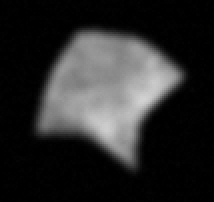
#> input picture Clase 26 - 29 Nov 2023/sample_images/mut_1.png, 214 x 202 px; its folder holds 4 pictures in this run
$ jupyter execute --allow-errors 'Caso Redes neuronales imagenes cancer.ipynb'   (shell and % lines are left out)   (older library calls are emulated)
#> lines starting #> are read from the running program, lines starting #| are printed output that depends on the picture
# Predicción de mutaciones cancerosas a partir de imágenes de células humanas

## Metas

En este caso, aprenderá sobre un tipo particular de arquitectura de red neuronal, la **red neuronal convolucional**, que puede manejar datos más complejos, como imágenes. Aprenderá no solo la estructura de este tipo de modelo, sino también cómo entrenarlo y evaluarlo utilizando una caja de herramientas de ciencia de datos moderna. También podrá evaluar las fortalezas y limitaciones de su CNN en comparación con modelos más simples y adquirir experiencia con TensorFlow y Keras.

$$\color{red}{\textbf{Correr en mi compu en Kernel 3.8.0}}$$

[cell 1]
### Load relevant packages
import pandas as pd
import numpy as np
import matplotlib.pyplot as plt

# general
from numpy import mean
from numpy import std
from scipy.stats import truncnorm
from sklearn.model_selection import train_test_split
from sklearn.model_selection import KFold
from sklearn.model_selection import StratifiedKFold
from sklearn.metrics import confusion_matrix

# image processing
from PIL import (
    Image,
)  # <--
import pickle  # <-- opcionalees para el image processing
import glob
import os
# convolutional neural network -- CNN
from tensorflow import keras
from tensorflow.keras.utils import to_categorical
from tensorflow.keras.models import Sequential
from tensorflow.keras.layers import Conv2D
from tensorflow.keras.layers import MaxPooling2D
from tensorflow.keras.layers import Dense
from tensorflow.keras.layers import Flatten
from tensorflow.keras.optimizers import SGD

# random forest
from sklearn.preprocessing import StandardScaler
from sklearn.ensemble import RandomForestClassifier
from sklearn.model_selection import train_test_split

plt.style.use("ggplot")

## Introduccion

**Contexto empresarial.** Trabaja para un grupo de investigación médica que trabaja para desarrollar un método de diagnóstico que identifica la **predisposición al cáncer** de una persona basándose en imágenes de células humanas.

Esta herramienta podría ser revolucionaria para identificar mutaciones específicas en el gen p53 asociado con el cáncer sin pruebas genéticas; el procedimiento podría ser mucho más económico y menos invasivo. Además, si entendemos qué características de las imágenes se utilizan para distinguir las células mutantes, esto podría ayudar a generar más hipótesis y experimentos sobre las diferencias biológicas subyacentes para ayudar a determinar la predisposición de una persona.

Hay tres tipos diferentes de mutaciones que desea poder detectar, en función de cientos de imágenes de células fotografiadas bajo un microscopio. También debe poder detectar si existe una mutación.

**Problema empresarial.** Se te ha encomendado **predecir la mutación de una célula, dada la información que puedas obtener de estas fotografías**. Específicamente, utilizará imágenes sin procesar de células de fibroblastos humanos y características extraídas de estas imágenes mediante algoritmos de procesamiento de imágenes.

**Contexto analítico.**  En este caso, trabajarenis con datos de imágenes y aprenderá sobre redes neuronales más avanzadas: en particular, la **red neuronal convolucional** (CNN). Practicará el uso y la comparación de una variedad de clasificadores de aprendizaje automático, tanto tradicionales como más modernos, para abordar la pregunta: *¿Podemos predecir mutaciones cancerosas a partir de imágenes de células humanas?*

El caso está estructurado de la siguiente manera: (1) comprenderemos el conjunto de datos de imágenes sin procesar; (2) construiremos, entrenaremos y evaluaremos una CNN simple desde cero; (3) construirá, entrenará y evaluará una CNN más compleja usando el módulo `keras` de TensorFlow; y (4) construirá, entrenará y evaluará un clasificador de aprendizaje automático más tradicional (bosque aleatorio) en un conjunto de características extraídas previamente de las imágenes sin procesar.

En la imagen de arriba, puedes ver una fotografía de células de fibroblastos de pulmón humano bajo un microscopio. El verde es el cuerpo (el citoplasma) de la célula y el rosa es el núcleo. La biotecnología ha avanzado tanto que podemos realmente "colorear" las células y fotografiarlas con microscopios de alta definición. También podemos hacer esto a gran escala, fotografiando miles de células a la vez. Hoy en día, los científicos pueden incluso colorear diferentes partes de una célula (como el núcleo de arriba, pero también otros orgánulos) haciendo que diferentes proteínas se iluminen con fotofluorescencia. Como en muchas otras industrias, esto ha llevado a una explosión de datos, porque ahora cada celda tiene innumerables características que podemos observar en una sola imagen.

Lo que exploraremos en este caso es cómo trabajar con estos datos de imagen. Sin embargo, muchos de los desafíos que enfrentaremos en este caso no son exclusivos del problema de comprender las celdas: son útiles si alguna vez necesita trabajar con datos de imágenes.

## Entendiendo la data

### Preprocesando las imagenes

Echemos un vistazo a un ejemplo de una imagen sin procesar de cada clase en escala de grises (originalmente estaban en color).
- La primera imagen es de una célula con la primera mutación (las fotografías de las células se mejoran para refinar los bordes y reducir la borrosidad).
- La siguiente imagen es un ejemplo de una célula con la segunda mutación.
- Luego hay un ejemplo de una célula con la tercera mutación, que es más débil porque proviene de un laboratorio que no realiza mejoras de imágenes.
- Finalmente, hay un ejemplo de una célula donde no hay mutaciones. Estas muestras provienen de un laboratorio donde un técnico rodea manualmente los bordes de las celdas.

Podemos usar [plt.subplot](https://matplotlib.org/api/_as_gen/matplotlib.pyplot.subplot.html) para mostrar multiples imagenes.

[cell 2]
sample_images_path = "sample_images/"
sample_images_list = ["mut_1", "mut_2", "mut_3", "normal"]
for i, img in zip(range(len(sample_images_list)), sample_images_list):
    pil_im = Image.open(sample_images_path + img + ".png", "r")
#> pil_im is the input picture: PIL image 214x202 RGBA; mean R, G, B, A 42.6, 42.6, 42.6, 255
    # plot raw pixel data,
    plt.subplot(2, 2, 1 + i)
    plt.imshow(np.asarray(pil_im), cmap="Greys")
plt.tight_layout()
plt.show()
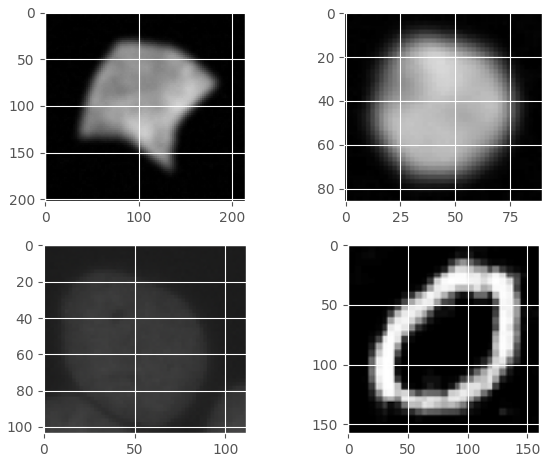
#> figure drawn by matplotlib, 4 panels

En aras del tiempo, trabajaremos con un conjunto de datos preprocesado de las imágenes. El siguiente bloque de código muestra algunas de las transformaciones que se realizaron en los archivos PNG sin procesar. Como esto ya se ejecutó, no necesita ejecutar este código nuevamente, y está "bloqueado" detrás de una declaración `if False`.

Tenga en cuenta que cambiamos el tamaño, centramos y escalamos las imágenes y también ajustamos algunas diferencias de contraste, pero no ajustamos el desenfoque. Trate de pensar en cuáles podrían ser las implicaciones de algunas de estas decisiones:

[cell 3]
data_path = "./sample_images/"
imagen= Image.open(data_path+ 'mut_1.png')
w,h=imagen.size
#> w = 214; h = 202
print(w,h)
#| 214 202

[cell 4]
## funcion para resize de imagenes, preservando el aspect ratio

run_preprocessing = False
if run_preprocessing:

    # [4 lines left out: function resizeAspect, not called in this run]

    data_path = "raw_images/"
    imgList = glob.glob(data_path + "*.png")  # find all png images in a directory

    num = 0
    for img in imgList:  # loop through all found images
        im = Image.open(img)  # open the image
        print("resizing:", os.path.basename(img))
        w, h = im.size  # get image width and height
        if min(w, h) > 28:  # check if either dimension is greater then 50
            im = resizeAspect(im, (28, 28))  # re-size image
            w, h = im.size  # update image size
        center = [int(w / 2.0), int(h / 2.0)]  # calculate center
        box = (
            center[0] - 14,
            center[1] - 14,
            center[0] + 14,
            center[1] + 14,
        )  # defines a box where you want it to be cropped
        croppedIm = im.crop(box)  # crop the image
        # croppedIm.show()                           # show the cropped image
        print(croppedIm.size)
        fileName, fileExtension = os.path.splitext(img)
        croppedIm.save(
            "images/" + fileName[len(data_path) :] + "_crop.png", "PNG"
        )  # save the cropped image

### Images en CSV

Una vez que se completa todo el preprocesamiento, podemos cargar nuestros datos de imagen a través de un archivo CSV y echar un vistazo a nuestras imágenes ajustadas. Todas las dimensiones son iguales y se han corregido algunas de las diferencias de contraste.

Si está acostumbrado a manejar imágenes como archivos individuales (por ejemplo, archivos `.png`), puede parecer extraño pensar en almacenar imágenes en un archivo `.csv`. Sin embargo, el concepto detrás de esto es simple. Cada una de nuestras imágenes se compone de 28x28 píxeles, que son 784 píxeles en total. Cada imagen en `data/all_dat.csv` está representada por una fila con 785 columnas

La primera columna es la etiqueta de clasificación de cada imagen. Específicamente, es `0` para células "normales" y `1`, `2` o `3` para los tipos de mutación 1, 2 y 3 respectivamente. Las siguientes 784 columnas representan el valor de escala de grises (los valores más bajos son más oscuros) de cada píxel. Por lo tanto, tenemos 1200 muestras (filas) con 784 columnas cada una.

#> (a cell that did not finish here is left out)

#> (a cell that did not finish here is left out)

### Graficando imagenes desde el CSV file

Debido a que cada imagen se almacena en una sola fila, si realmente queremos verlas como imágenes en lugar de texto, debemos "reformarlas" en una matriz 2D de 28x28 y especificar que se definen como píxeles en escala de grises.

Un ejemplo de visualización de una sola imagen es el siguiente:

#> (a cell that did not finish here is left out)

### Ejercicio 1

Tracemos una cuadrícula de imágenes con cuatro filas, una para cada tipo de muestra. En cada fila, muestre una muestra aleatoria del conjunto de datos CSV de celdas con ese tipo de mutación.

**Answer.** An example solution is shown below:

[cell 8]
import random

# semilla para reproducible results
random.seed(1337)

# separar las células en diferentes tipos de mutación, manteniendo los índices
#> (the rest of this cell did not finish here and is left out)

Esto debería brindarle una comprensión intuitiva de lo que el algoritmo de aprendizaje automático necesita aprender para que pueda distinguir entre los diferentes tipos de celdas. Incluso como no expertos, podemos ver que los tipos de mutación parecen bastante distintos entre sí, por lo que no debería ser demasiado difícil para un clasificador diferenciarlos.

### Preprocesando la data

Antes de comenzar a construir nuestros modelos, queremos dividir el conjunto de datos en un conjunto de prueba y train, y codificar las etiquetas en One Hot Encoding

### Ejercicio 2

Divida el conjunto de datos de modo que el 90 % de los datos se use para entrenamiento y el 10 % de los datos se reserve para pruebas. Debe "estratificar" aún más los datos para que la misma proporción de cada tipo de celda esté presente en los conjuntos de entrenamiento y prueba.

**Hint:** Podemos usar `stratify` en sklearn's [train_test_split](https://scikit-learn.org/stable/modules/generated/sklearn.model_selection.train_test_split.html) :

```
label 0 in one-hot representation: [1 0 0 0]
label 1 in one-hot representation: [0 1 0 0]
label 2 in one-hot representation: [0 0 1 0]
label 3 in one-hot representation: [0 0 0 1]
```

#> (a cell that did not finish here is left out)

#> (a cell that did not finish here is left out)

#> (a cell that did not finish here is left out)

#> (a cell that did not finish here is left out)

#> (a cell that did not finish here is left out)

#> (a cell that did not finish here is left out)

#> (a cell that did not finish here is left out)

#> (a cell that did not finish here is left out)

[cell 17]
image_size = 28  # width and length
image_pixels = image_size * image_size
print(image_pixels)
# Esto no es necesario, pero es útil si desea guardar sus datos y reutilizarlos en un momento posterior
## este código vuelca los datos en un archivo .pkl para facilitar la reutilización de los objetos de Python que hemos creado
'''
with open("data/pickled_dat.pkl", "bw") as fh:
    data = (train_imgs,
            test_imgs,
            train_labels,
            test_labels,
            train_labels_one_hot,
            test_labels_one_hot)
    pickle.dump(data, fh)
'''
# image_size = 28  # width and length
# image_pixels = image_size * image_size

## Creando y entrenando la neural network

Ahora construyamos una red neuronal simple de una sola capa y de una sola época desde cero (usando solo `numpy` y `scikit-learn`) y entrenémosla usando las imágenes sin procesar. Para esto podemos usar l funcionalidad [`Sequential`](https://keras.io/guides/secuencial_model/) de [`keras`](https://keras.io/)). Usaremos más herramientas listas para usar más adelante en este caso, pero para asegurarse de que comprende cómo funcionan las redes neuronales, es bueno que construya una simple usted mismo.

Construiremos una red neuronal muy básica desde cero en la clase `NeuralNetwork`. Puede encontrar un código de esqueleto para esta clase a continuación.

```
class NeuralNetwork:

    def __init__(self,
                 no_of_in_nodes,
                 no_of_out_nodes,
                 no_of_hidden_nodes,
                 learning_rate):
        self.no_of_in_nodes = no_of_in_nodes
        self.no_of_out_nodes = no_of_out_nodes
        self.no_of_hidden_nodes = no_of_hidden_nodes
        self.learning_rate = learning_rate
        self.create_weight_matrices()

    def create_weight_matrices(self):
        ...

    def train(self, input_vector, target_vector):
        ...

    def run(self, input_vector):
        return ...

    def confusion_matrix(self, data_array, labels):
        return ...

    def evaluate(self, data, labels):
        return ...
```

También agregaremos las funciones `precisión` y `recall` para mayor comodidad.

Para redes neuronales completamente conectadas, hay tres preguntas esenciales que definen la **arquitectura** de la red:

1. ¿Cuántas capas hay?
1. ¿Cuántos nodos hay en cada una de esas capas?
1. ¿Qué función de activación se usa en cada una de esas capas?

Recuerde que existe una función de activación (generalmente la función de regresión logística) entre cada par de capas, lo que permite que nuestra red desarrolle sensibilidades no lineales. Cuando hay varias capas, podemos seguir agregando más combinaciones lineales de los nodos, lo que conducirá a modelos no lineales más complejos. Ya vimos la función de activación no lineal simple *ReLu*. En este caso, también usaremos la *función sigmoide* como función de activación, pero lo más importante que debe recordar es que hay [muchas funciones de activacion](https://www.analyticsvidhya.com/blog/2020/01/fundamentals-deep-learning-activation-functions-when-to-use-them/) y la estructura y las restricciones de su problema lo guiarán con respecto a cuál es mejor usar. Por ejemplo, la tarea de clasificación de imágenes en cuestión hace que ReLU sea una buena opción para nosotros debido a su eficiencia.

### Ejercicio 3

Escribir las funciones de activacion `sigmoid` y `relu`

```
def sigmoid(x):
    """
    Sigmoid function (decays exponentially at the tails).
    """
    return ???

def relu(x):
    """
    Rectified linear unit function (negative elements set exactly to zero).
    """
    return ???
```

[cell 18]
@np.vectorize
def sigmoid(x):
    """
    Sigmoid function (decays exponentially at the tails).
    """
    return 1 / (1 + np.e ** -x)

@np.vectorize
def relu(x):
    """
    Rectified linear unit function (negative elements set exactly to zero).
    """
    return np.maximum(x, 0)

Observe el símbolo `@` en la solución: esto indica que la función que sigue es un decorador de Python, que puede hacer que los cambios de función sean más fáciles de implementar y más legibles. Puede obtener más información [aquí] (https://stackoverflow.com/questions/19844177/what-does-the-symbol-do-in-ipython-python). Ahora, grafiquemos las funciones de activación para que podamos examinar sus diferencias visualmente. La función ReLu debería resultarle familiar:

[cell 19]
def plot_activation_function(activation_function):
    """
    Plots the given activation_function
    for the domain (-10, 10).
    """
    # define a series of inputs
    series_in = [x for x in range(-10, 11)]
    # calculate outputs for our inputs
    series_out = [activation_function(x) for x in series_in]
    # line plot of raw inputs to rectified outputs
    plt.plot(series_in, series_out)
    plt.show()
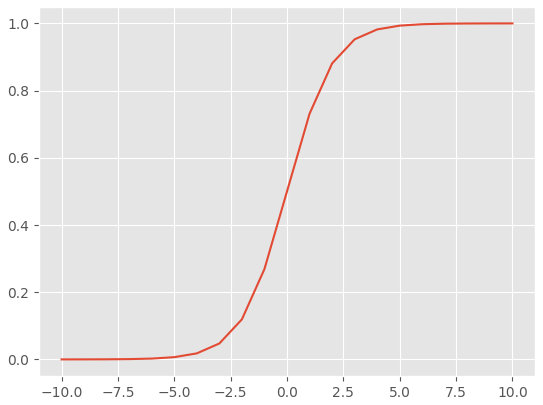
#> figure drawn by matplotlib, 1 panel; curve peaks at x = 10, y = 1

plot_activation_function(sigmoid)
plot_activation_function(relu)
#> in plot_activation_function (call 2), `plt.show()`:
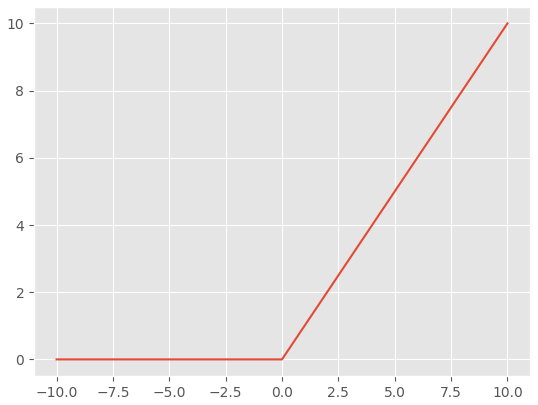
#> figure drawn by matplotlib, 1 panel; curve peaks at x = 10, y = 10

Una parte crucial de nuestra clase `NeuralNetwork` son los parámetros de red, `weight_matrices`. Nuestra función `train` debe aprender cuál es el contenido de estas matrices de peso, y la función `run` aplicará esos pesos a la nueva entrada (por ejemplo, datos de prueba). Si tiene inclinaciones matemáticas, aquí hay algunas notaciones para ayudarlo a comprender cómo se actualizan los valores de los nodos con pesos y funciones de activación.

En la layer $\ell$ de la network, para $\ell = 1, \ldots, L$, definimos:

* $n_\ell$ number of nodes in the layer
* $W_\ell$ weight matrix
* $W_{\ell,jk}$ weight from node $j$ in layer $\ell-1$ to node $k$ in layer $\ell$
* $a_\ell$ the activation vector, where $a_{\ell,j}$ is the activation produced by node $j$ in layer $\ell$
* $a_0$ input vector
* $b_\ell$ bias

Denotamos $z_\ell = W_\ell^T a_{\ell-1} + b_\ell$ por conveniencia.

En la neural network, tenemos las siguiente relacion de recurrencia:

$$a_\ell = \phi(W_\ell^T a_{\ell-1} + b_\ell) = \phi(z_\ell),$$

$$a_0 = x,$$

Para las capas $\ell = 1, \ldots, L$.

ie: La activacion $a_\ell$ en la layer $\ell$ es la suma del dot product de los weights con las activaciones de las layers anteriores $a_{\ell-1}$ y el parametro de bias.

Esto lo ayudará más adelante a llenar los espacios en el código esqueleto. Tenga en cuenta que el parámetro de sesgo se puede ignorar por simplicidad. Puedes leer más sobre ellos [here](https://medium.com/deeper-learning/glossary-of-deep-learning-bias-cf49d9c895e2).)

### Ejercicio 4

A estas alturas, debería tener la mayoría de las piezas que necesita para construir su propia red neuronal desde cero. Intente completar el código de esqueleto para `class NeuralNetwork` proporcionado anteriormente. Si necesita ayuda, consulte los ejemplos proporcionados [aquí](https://www.python-course.eu/neural_network_mnist.php).

# Voy por aqui !!

[cell 20]
activation_function = sigmoid


def truncated_normal(mean=0, sd=1, low=0, upp=10):
    return truncnorm((low - mean) / sd, (upp - mean) / sd, loc=mean, scale=sd)


class NeuralNetwork:
    def __init__(
        self, no_of_in_nodes, no_of_out_nodes, no_of_hidden_nodes, learning_rate
    ):
        self.no_of_in_nodes = no_of_in_nodes
        self.no_of_out_nodes = no_of_out_nodes
        self.no_of_hidden_nodes = no_of_hidden_nodes
        self.learning_rate = learning_rate
        self.create_weight_matrices()

    def create_weight_matrices(self):
        """
        method to initialize the weight
        matrices of the neural network
        """
        rad = 1 / np.sqrt(self.no_of_in_nodes)
        X = truncated_normal(mean=0, sd=1, low=-rad, upp=rad)
        self.wih = X.rvs((self.no_of_hidden_nodes, self.no_of_in_nodes))
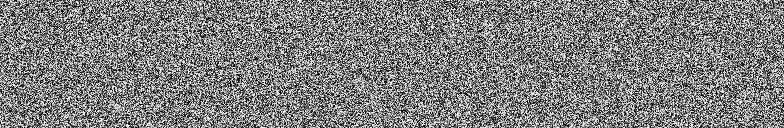
#> self.wih: shape (128, 784) float64; min -0.0357, max 0.0357, mean -3.4e-05; drawn with min black and max white
        rad = 1 / np.sqrt(self.no_of_hidden_nodes)
        X = truncated_normal(mean=0, sd=1, low=-rad, upp=rad)
        self.who = X.rvs((self.no_of_out_nodes, self.no_of_hidden_nodes))

    # [51 lines left out: functions train, run, confusion_matrix, not called in this run]

    def precision(self, label, confusion_matrix):
        col = confusion_matrix[:, label]
        return confusion_matrix[label, label] / col.sum()

    def recall(self, label, confusion_matrix):
        row = confusion_matrix[label, :]
        return confusion_matrix[label, label] / row.sum()

    # [10 lines left out: function evaluate, not called in this run]
